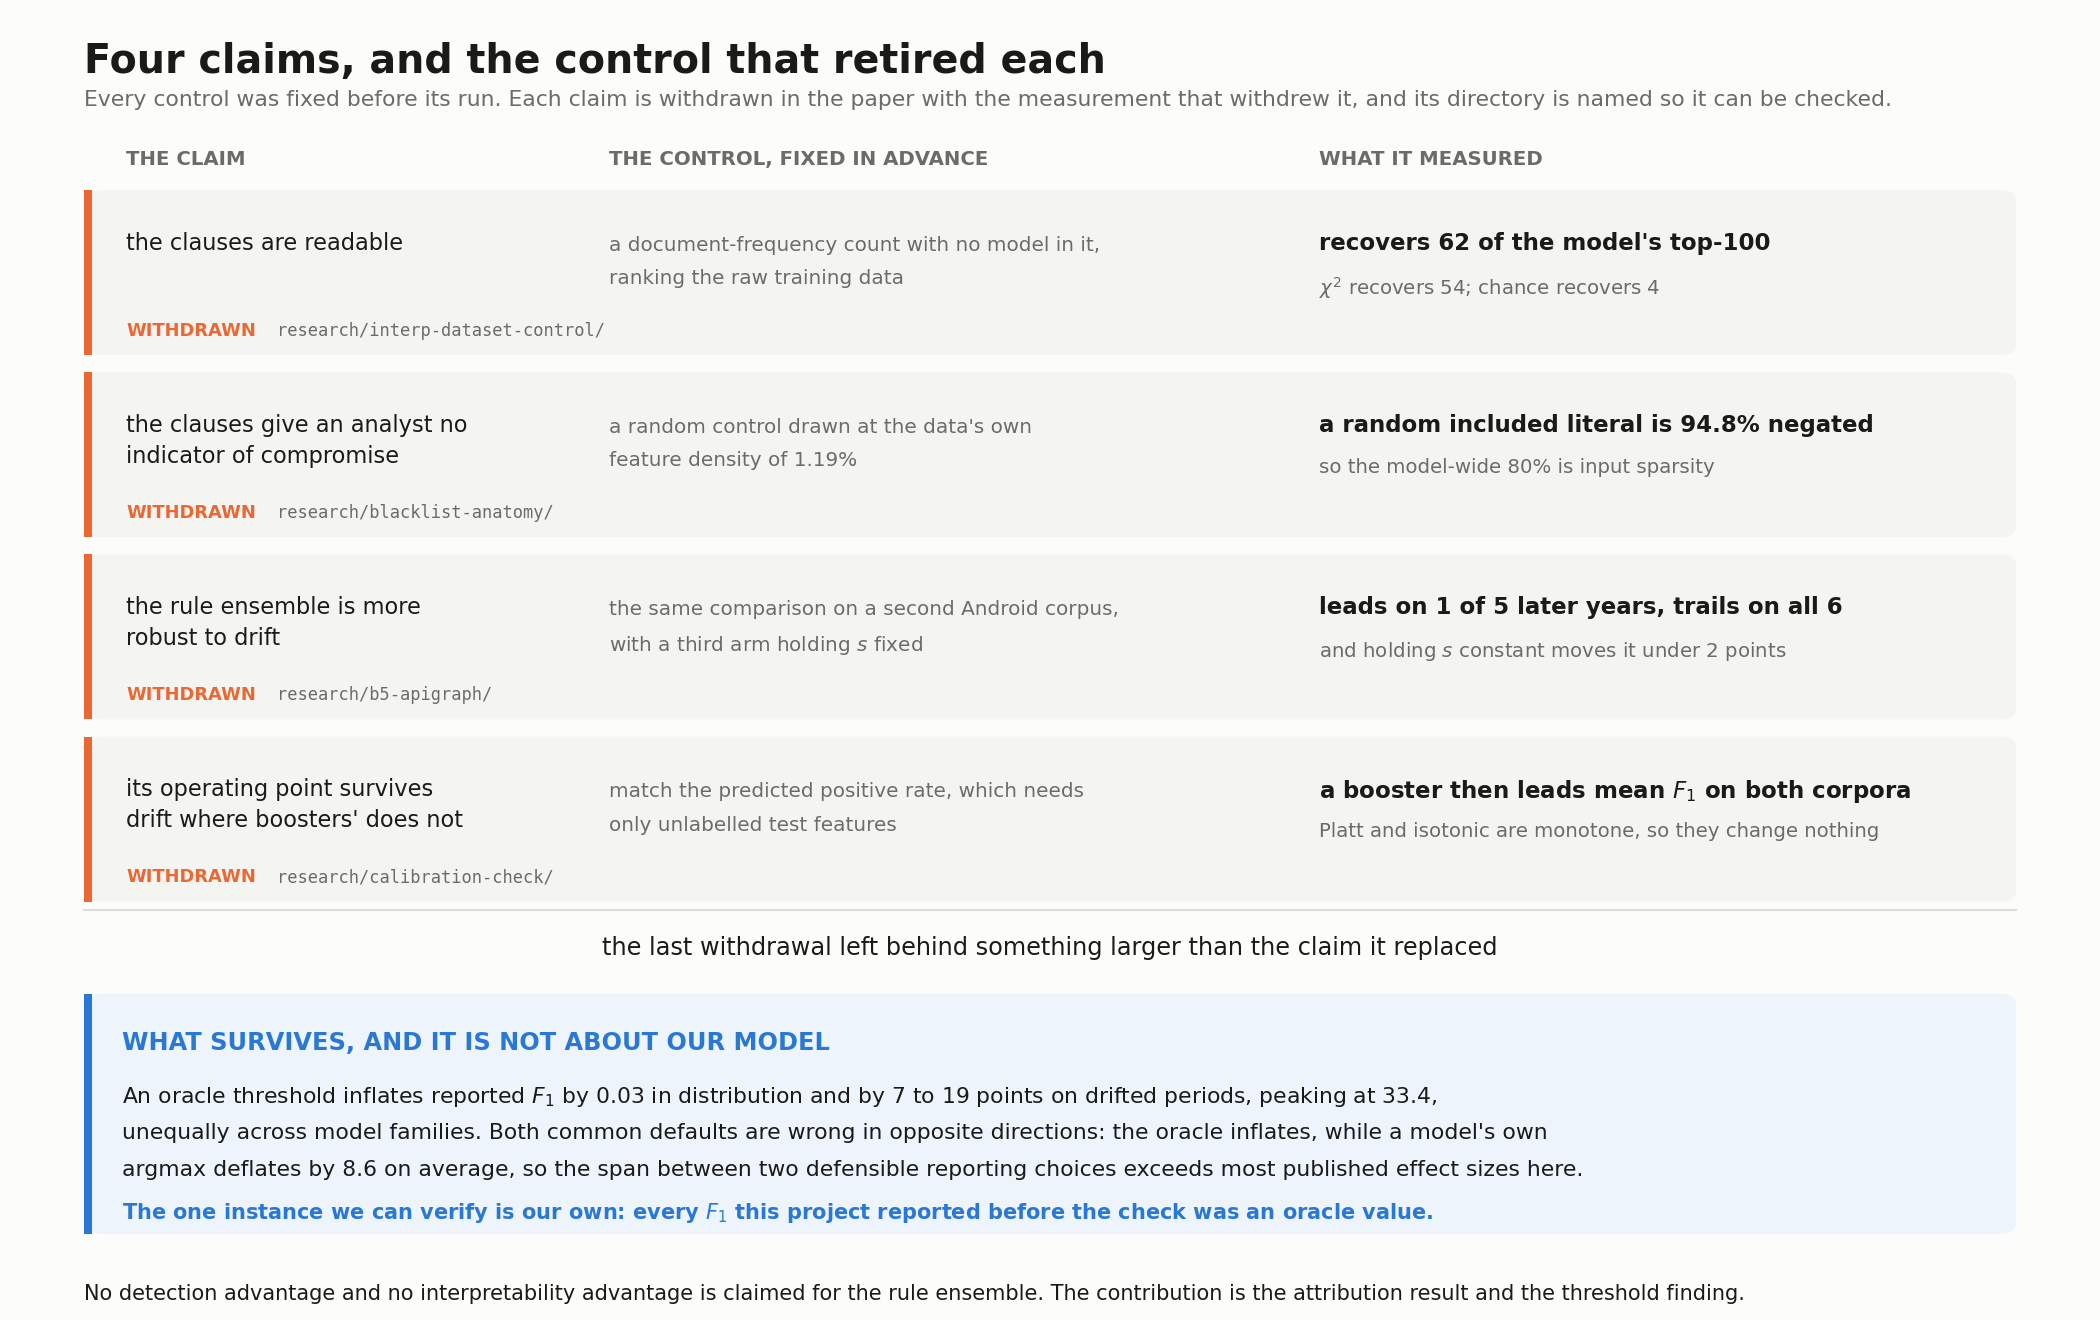

Python code for this plot:
"""Four claims, and the control that retired each.

WHY THIS FIGURE EXISTS. This project's negative results are its most reusable output, and a reader
skimming a repository will not find them: they are scattered across four experiment directories and
they contradict earlier commits. Gathering them into one panel does two things. It states plainly that
the headline claims did not survive, so nobody builds on them. And it shows that each was retired by a
control fixed BEFORE the run, which is the part worth copying.

The bottom band is there so the figure is not merely a list of failures. What the withdrawals left
behind is a methodological finding that constrains other work rather than describing ours, and it is
larger than the claim it replaced.

ENCODING. One row per claim, read left to right as claim, control, verdict. The verdict column carries
the measured number, because a withdrawal without its number is an opinion. Orange marks what was given
up and blue what replaced it; nothing depends on colour alone, since each row is also labelled.

  python docs/figures/claims-and-controls.py

Output: docs/figures/claims-and-controls.png
"""
from pathlib import Path

import matplotlib
matplotlib.use("Agg")
import matplotlib.pyplot as plt
from matplotlib.patches import FancyBboxPatch

HERE = Path(__file__).resolve().parent
OUT = HERE / "claims-and-controls.png"

FIGW, FIGH = 14.0, 8.8
BLUE, ORANGE = "#2a78d6", "#eb6834"
SURFACE, PANEL, INK, MUTED = "#fcfcfb", "#f4f4f1", "#1a1a19", "#6b6b68"
L, FW = 0.040, 0.920


def pts(n):
    return n / 72.0 / FIGH


def panel(ax, x, y, w, h, accent, fill=PANEL):
    ax.add_patch(FancyBboxPatch((x, y), w, h, boxstyle="round,pad=0,rounding_size=0.008",
                                linewidth=0, facecolor=fill, zorder=0))
    ax.add_patch(FancyBboxPatch((x, y), 0.0038, h, boxstyle="square,pad=0",
                                linewidth=0, facecolor=accent, zorder=1))


ROWS = [
    ("the clauses are readable",
     ["a document-frequency count with no model in it,", "ranking the raw training data"],
     "recovers 62 of the model's top-100",
     "$\\chi^2$ recovers 54; chance recovers 4",
     "interp-dataset-control"),
    ("the clauses give an analyst no\nindicator of compromise",
     ["a random control drawn at the data's own", "feature density of 1.19%"],
     "a random included literal is 94.8% negated",
     "so the model-wide 80% is input sparsity",
     "blacklist-anatomy"),
    ("the rule ensemble is more\nrobust to drift",
     ["the same comparison on a second Android corpus,", "with a third arm holding $s$ fixed"],
     "leads on 1 of 5 later years, trails on all 6",
     "and holding $s$ constant moves it under 2 points",
     "b5-apigraph"),
    ("its operating point survives\ndrift where boosters' does not",
     ["match the predicted positive rate, which needs", "only unlabelled test features"],
     "a booster then leads mean $F_1$ on both corpora",
     "Platt and isotonic are monotone, so they change nothing",
     "calibration-check"),
]


def main():
    fig = plt.figure(figsize=(FIGW, FIGH), facecolor=SURFACE)
    ax = fig.add_axes([0, 0, 1, 1])
    ax.set_axis_off()
    ax.set_xlim(0, 1)
    ax.set_ylim(0, 1)

    ax.text(L, 0.968, "Four claims, and the control that retired each",
            fontsize=19, color=INK, va="top", weight="semibold")
    ax.text(L, 0.932,
            "Every control was fixed before its run. Each claim is withdrawn in the paper with the "
            "measurement that withdrew it, and its directory is named so it can be checked.",
            fontsize=10.5, color=MUTED, va="top")

    # column anchors
    CX1, CX2, CX3 = L + 0.020, L + 0.250, L + 0.588
    hT = 0.886
    ax.text(CX1, hT, "THE CLAIM", fontsize=9.5, color=MUTED, va="top", weight="semibold")
    ax.text(CX2, hT, "THE CONTROL, FIXED IN ADVANCE", fontsize=9.5, color=MUTED, va="top",
            weight="semibold")
    ax.text(CX3, hT, "WHAT IT MEASURED", fontsize=9.5, color=MUTED, va="top", weight="semibold")

    rT, rH, rGap = 0.856, 0.125, 0.013
    for i, (claim, control, verdict, detail, where) in enumerate(ROWS):
        top = rT - i * (rH + rGap)
        panel(ax, L, top - rH, FW, rH, ORANGE)
        ax.text(CX1, top - pts(20), claim, fontsize=10.8, color=INK, va="top",
                linespacing=1.45)
        ax.text(CX1, top - rH + pts(16), "WITHDRAWN", fontsize=8.6, color=ORANGE, va="top",
                weight="semibold")
        ax.text(CX1 + 0.072, top - rH + pts(16), "research/%s/" % where, fontsize=8.2,
                color=MUTED, va="top", family="monospace")
        for k, line in enumerate(control):
            ax.text(CX2, top - pts(22 + 16 * k), line, fontsize=9.6, color=MUTED, va="top")
        ax.text(CX3, top - pts(20), verdict, fontsize=11, color=INK, va="top",
                weight="semibold")
        ax.text(CX3, top - pts(41), detail, fontsize=9.5, color=MUTED, va="top")

    # ---- the hinge ------------------------------------------------------ #
    hY = rT - 4 * (rH + rGap) - pts(10)
    ax.plot([L, L + FW], [hY + pts(14), hY + pts(14)], color="#dededa", lw=1, zorder=1)
    ax.text(0.5, hY - pts(4),
            "the last withdrawal left behind something larger than the claim it replaced",
            fontsize=11.5, color=INK, ha="center", va="center")

    # ---- band: what survives -------------------------------------------- #
    sT, sH = hY - pts(26), 0.182
    panel(ax, L, sT - sH, FW, sH, BLUE, fill="#eef4fc")
    ax.text(L + 0.018, sT - pts(18), "WHAT SURVIVES, AND IT IS NOT ABOUT OUR MODEL",
            fontsize=11.5, color=BLUE, va="top", weight="semibold")
    for k, line in enumerate((
            "An oracle threshold inflates reported $F_1$ by 0.03 in distribution and by 7 to 19 points "
            "on drifted periods, peaking at 33.4,",
            "unequally across model families. Both common defaults are wrong in opposite directions: "
            "the oracle inflates, while a model's own",
            "argmax deflates by 8.6 on average, so the span between two defensible reporting choices "
            "exceeds most published effect sizes here.")):
        ax.text(L + 0.018, sT - pts(44 + 18 * k), line, fontsize=10.5, color=INK, va="top")
    ax.text(L + 0.018, sT - sH + pts(16),
            "The one instance we can verify is our own: every $F_1$ this project reported before the "
            "check was an oracle value.",
            fontsize=10, color=BLUE, va="top", weight="semibold")

    ax.text(L, 0.012,
            "No detection advantage and no interpretability advantage is claimed for the rule ensemble. "
            "The contribution is the attribution result and the threshold finding.",
            fontsize=10, color=INK, va="bottom")

    fig.savefig(OUT, dpi=150, metadata={"Software": None})
    print("wrote %s" % OUT.name)


main()
